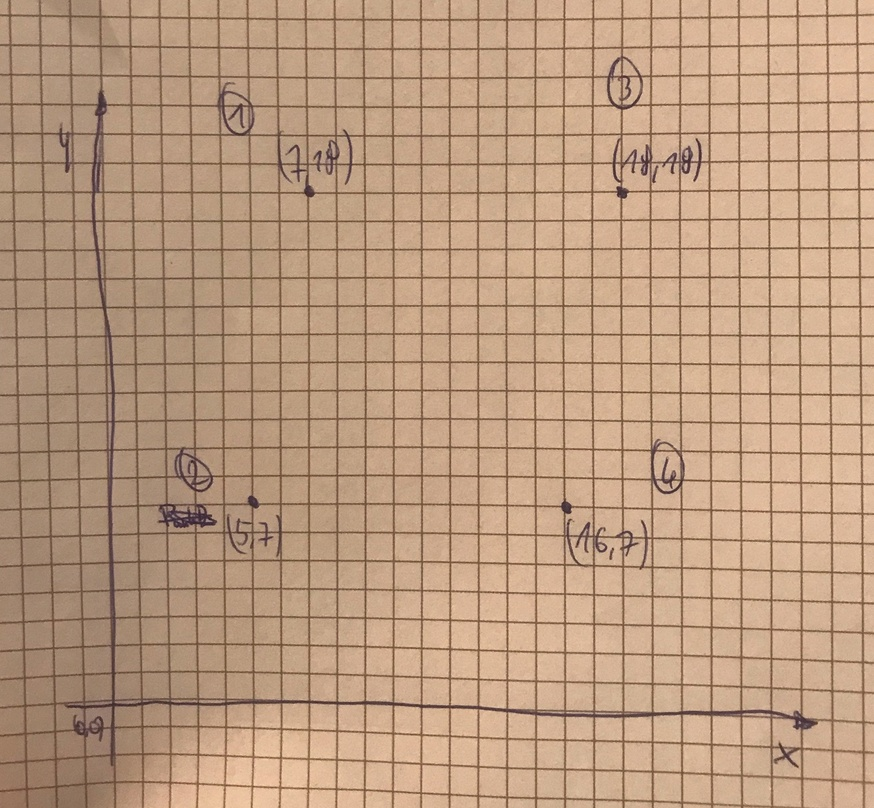
#> input picture obraz_wejsciowy_1.jpeg, 874 x 808 px, shrunk from 1376 x 1272 before the run
$ python transformacja_kamerowa.py
#> lines starting #> are read from the running program, lines starting #| are printed output that depends on the picture; after the words box and inside, x2 and y2 are one past the last pixel; in counts of white or black regions, pixels touching at a corner belong together
import numpy as np
import cv2

def klikanieObrazka(event, x, y, flags, params):
    global ilosc_klikniec

    if event == cv2.EVENT_LBUTTONDOWN:
        if ilosc_klikniec == 4:
            cv2.destroyAllWindows()
            return

        cv2.putText(obraz_wejsciowy, 'Punkt ' + str(ilosc_klikniec+1), (x,y), cv2.FONT_ITALIC, 1, (0, 0, 0), 2)
        cv2.imshow('obraz', obraz_wejsciowy)

        wsp_monitorowe_x[ilosc_klikniec] = x
        wsp_monitorowe_y[ilosc_klikniec] = y

        ilosc_klikniec+=1
        if ilosc_klikniec == 4:
            cv2.putText(obraz_wejsciowy, "Kliknij by przejsc dalej", (10,70), cv2.FONT_ITALIC, 1, (0, 0, 0), 2)
            cv2.imshow('obraz', obraz_wejsciowy)


if __name__=="__main__":
    ilosc_klikniec = 0
    wsp_rzeczywiste_x = list(range(4))
    wsp_rzeczywiste_y = list(range(4))
    wsp_monitorowe_x = list(range(4))
    wsp_monitorowe_y = list(range(4))
    macierz_a = list(range(8))

    obraz_wejsciowy = cv2.imread('obraz_wejsciowy_1.jpeg', 1)
#> obraz_wejsciowy is the input picture: shape (808, 874, 3); mean B, G, R 128.4, 155.4, 187.8
    cv2.putText(obraz_wejsciowy, "Wyklikaj 4 punkty monitorowe", (10,30), cv2.FONT_ITALIC, 1, (0, 0, 0), 2)
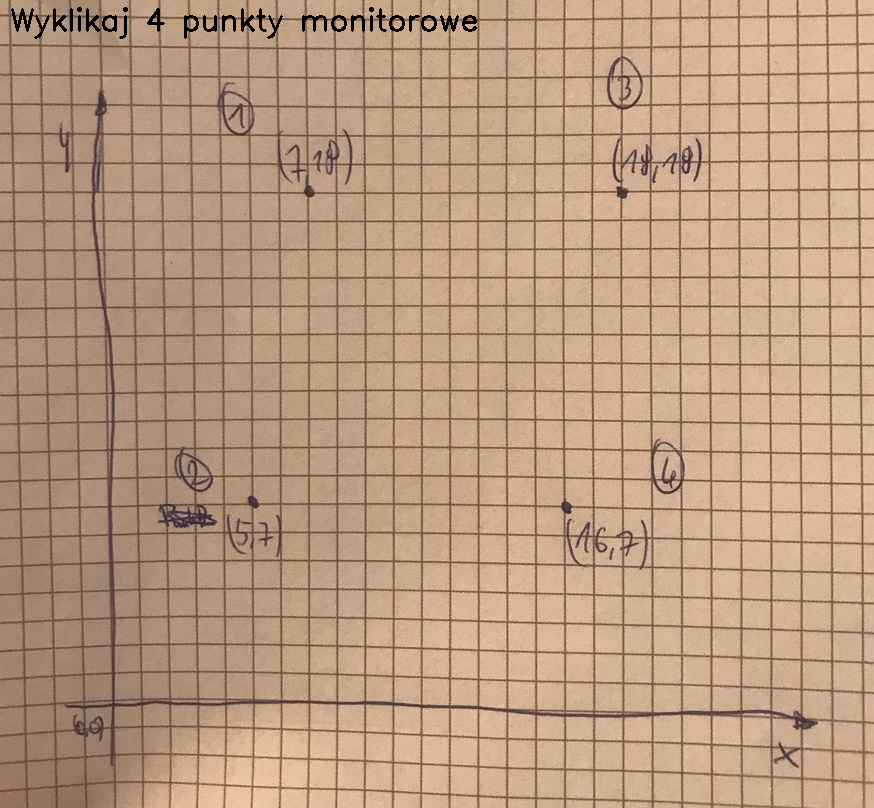
#> obraz_wejsciowy: shape (808, 874, 3); 0.44% of pixels changed, all inside (x1, y1, x2, y2) = (11, 7, 477, 39)
    cv2.imshow('obraz', obraz_wejsciowy)
    cv2.setMouseCallback('obraz', klikanieObrazka)
    cv2.waitKey(0)

    print("Podaj punkty rzeczywiste (w adekwatnej kolejnosci do wyklikanych punktow monitorowych):")
    for i in range(4):
        print("Podaj punkt rzeczywisty "+str(i+1)+":")
#> (the run stopped early here; a loop or call above may not have finished)

$ run again, with obraz_wejsciowy_2.jpeg copied over obraz_wejsciowy_1.jpeg
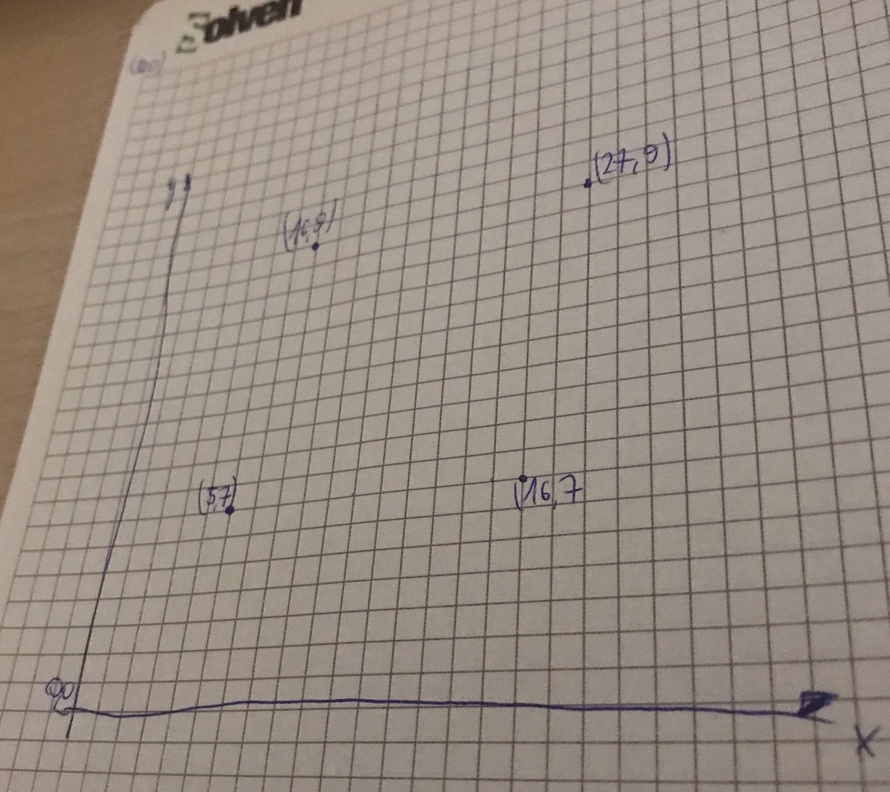
#> input picture obraz_wejsciowy_2.jpeg, 890 x 792 px, shrunk from 1452 x 1292 before the run
#> obraz_wejsciowy is the input picture: shape (792, 890, 3); mean B, G, R 130.7, 140.7, 151.8
#> `cv2.putText(obraz_wejsciowy, "Wyklikaj 4 punkty monitorowe", (10,30), ..`:
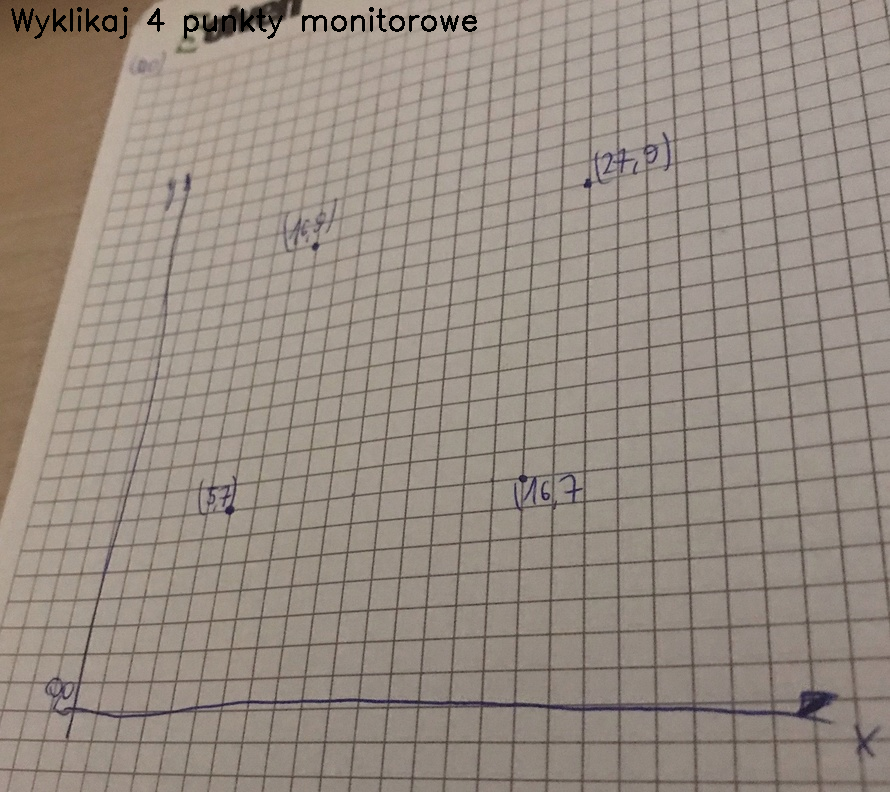
#> obraz_wejsciowy: shape (792, 890, 3); 0.44% of pixels changed, all inside (x1, y1, x2, y2) = (11, 7, 477, 39)
